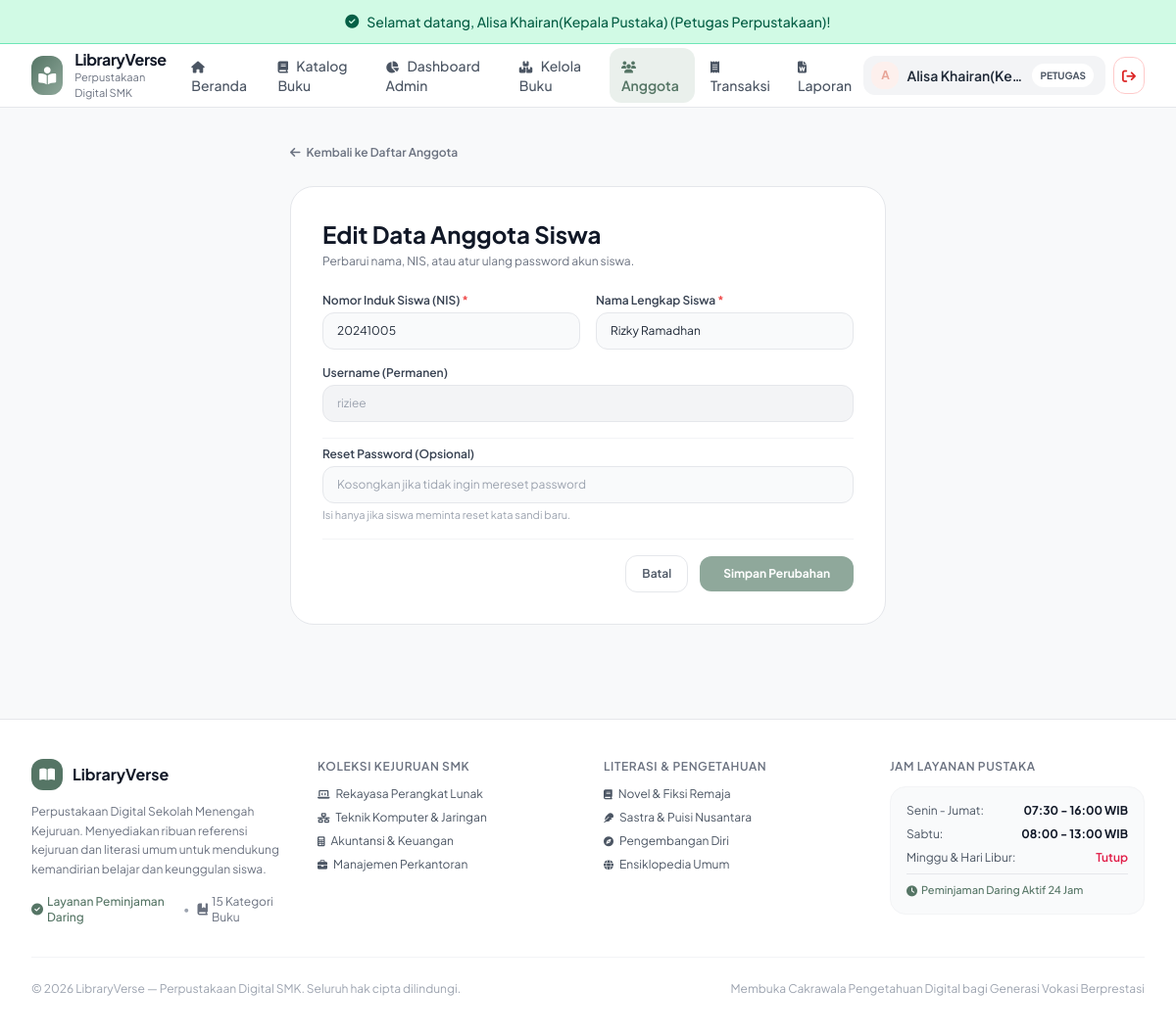
Screenshot of /index.php?c=anggota&a=edit&id=2 (signed in) with the database file from the repository.
### tables this page shows
CREATE TABLE `pengguna` (
  `id_pengguna` int(11) NOT NULL,
  `nis` varchar(20) NOT NULL,
  `nama_lengkap` varchar(80) NOT NULL,
  `username` varchar(30) NOT NULL,
  `password` varchar(255) NOT NULL,
  `role` enum('user') NOT NULL DEFAULT 'user',
  `status` enum('Aktif','Non-Aktif') NOT NULL DEFAULT 'Aktif'
);

### controller/AnggotaController.php (called while the page is built, shortened)
<?php
class AnggotaController extends Controller {
    public function edit() {
        $id = (int)($_GET['id'] ?? 0);
        $penggunaModel = new Pengguna();
        $user = $penggunaModel->getById('id_pengguna', $id);
        $this->view('admin/anggota/edit', [
            'pageTitle' => 'Edit Anggota: ' . $user['nama_lengkap'],
            'user' => $user
        ]);
    }
}
?>

### config/Database.php (called while the page is built, shortened)
<?php
class Database {
    private $host = "sql103.infinityfree.com";
    private $user = "if0_42759950";
    private $pass = "N4VhNZeZ2y";
    private $dbname = "if0_42759950_xii_rpl_1_alisa_paket4";
    private $charset = "utf8mb4";
    private static $instance = null;
    private $dbh;
    private function __construct() {
        $dsn = "mysql:host=" . $this->host . ";dbname=" . $this->dbname . ";charset=" . $this->charset;
        $options = [
            PDO::ATTR_PERSISTENT => true,
            PDO::ATTR_ERRMODE => PDO::ERRMODE_EXCEPTION,
            PDO::ATTR_DEFAULT_FETCH_MODE => PDO::FETCH_ASSOC,
            PDO::ATTR_EMULATE_PREPARES => false,
        ];
        try {
            $this->dbh = new PDO($dsn, $this->user, $this->pass, $options);
        } catch (PDOException $e) {
            $this->error = $e->getMessage();
            die("Koneksi Database Gagal: " . $this->error . "<br>Pastikan database <b>xii_rpl_1_alisa_paket4</b> sudah di-import di phpMyAdmin!");
        }
    }
    public static function getInstance() {
        if (self::$instance === null) {
            self::$instance = new self();
        }
        return self::$instance;
    }
    public function getConnection() {
        return $this->dbh;
    }
}
?>

### model/Model.php (called while the page is built, shortened)
<?php
require_once __DIR__ . '/../config/Database.php';
abstract class Model {
    protected $db;
    protected $table;
    public function __construct() {
        $this->db = Database::getInstance()->getConnection();
    }
    public function getById($column, $id) {
        $stmt = $this->db->prepare("SELECT * FROM {$this->table} WHERE {$column} = :id LIMIT 1");
        $stmt->execute([':id' => $id]);
        return $stmt->fetch();
    }
}

### view/admin/anggota/edit.php (the view)
<div class="max-w-2xl mx-auto px-4 sm:px-6 lg:px-8 py-8 space-y-6">
    <div class="mb-4">
        <a href="index.php?c=anggota&a=index" class="text-xs font-semibold text-gray-500 hover:text-gray-800 transition inline-flex items-center gap-1.5">
            <i class="fa-solid fa-arrow-left"></i> Kembali ke Daftar Anggota
        </a>
    </div>
    <div class="bg-white rounded-3xl p-6 sm:p-8 border border-gray-200 shadow-xs space-y-6">
        <div>
            <h1 class="text-xl sm:text-2xl font-bold text-gray-900">Edit Data Anggota Siswa</h1>
            <p class="text-xs text-gray-500 mt-1">Perbarui nama, NIS, atau atur ulang password akun siswa.</p>
        </div>
        <form action="index.php?c=anggota&a=edit&id=<?= $user['id_pengguna'] ?>" method="POST" class="space-y-4 text-xs">
            <div class="grid grid-cols-1 sm:grid-cols-2 gap-4">
                <div class="space-y-1">
                    <label class="font-semibold text-gray-700">Nomor Induk Siswa (NIS) <span class="text-red-500">*</span></label>
                    <input type="text" name="nis" required value="<?= htmlspecialchars($user['nis']) ?>" class="w-full px-3.5 py-2.5 rounded-xl border border-gray-200 focus:border-[#8FA89B] focus:ring-2 focus:ring-[#8FA89B]/20 outline-none text-gray-800 bg-gray-50 focus:bg-white">
                </div>
                <div class="space-y-1">
                    <label class="font-semibold text-gray-700">Nama Lengkap Siswa <span class="text-red-500">*</span></label>
                    <input type="text" name="nama_lengkap" required value="<?= htmlspecialchars($user['nama_lengkap']) ?>" class="w-full px-3.5 py-2.5 rounded-xl border border-gray-200 focus:border-[#8FA89B] focus:ring-2 focus:ring-[#8FA89B]/20 outline-none text-gray-800 bg-gray-50 focus:bg-white">
                </div>
            </div>
            <div class="space-y-1">
                <label class="font-semibold text-gray-700">Username (Permanen)</label>
                <input type="text" disabled value="<?= htmlspecialchars($user['username']) ?>" class="w-full px-3.5 py-2.5 rounded-xl border border-gray-200 bg-gray-100 text-gray-400 cursor-not-allowed">
            </div>
            <div class="space-y-1 pt-2 border-t border-gray-100">
                <label class="font-semibold text-gray-700">Reset Password (Opsional)</label>
                <input type="password" name="password" placeholder="Kosongkan jika tidak ingin mereset password" class="w-full px-3.5 py-2.5 rounded-xl border border-gray-200 focus:border-[#8FA89B] outline-none text-gray-800 bg-gray-50 focus:bg-white">
                <span class="text-[11px] text-gray-400 block">Isi hanya jika siswa meminta reset kata sandi baru.</span>
            </div>
            <div class="pt-4 border-t border-gray-100 flex items-center justify-end gap-3">
                <a href="index.php?c=anggota&a=index" class="px-4 py-2.5 rounded-xl border border-gray-200 text-gray-600 hover:bg-gray-50 font-semibold text-xs transition">
                    Batal
                </a>
                <button type="submit" class="px-6 py-2.5 rounded-xl bg-[#8FA89B] hover:bg-[#789687] text-white font-bold text-xs transition shadow-xs">
                    Simpan Perubahan
                </button>
            </div>
        </form>
    </div>
</div>

### view/templates/header.php (style rules this page uses)
body { font-family: 'Plus Jakarta Sans', sans-serif; background-color: #F8F9FA; color: #2D3748; }

### rows the page displays
pengguna: nis "20241005", nama_lengkap "Rizky Ramadhan", username "riziee"

### other values shown
$flash['message'] "Selamat datang, Alisa Khairan(Kepala Pustaka) (Petugas Perpustakaan)!"
substr($userName, 0, 1) "A"
$userName "Alisa Khairan(Ke…"
